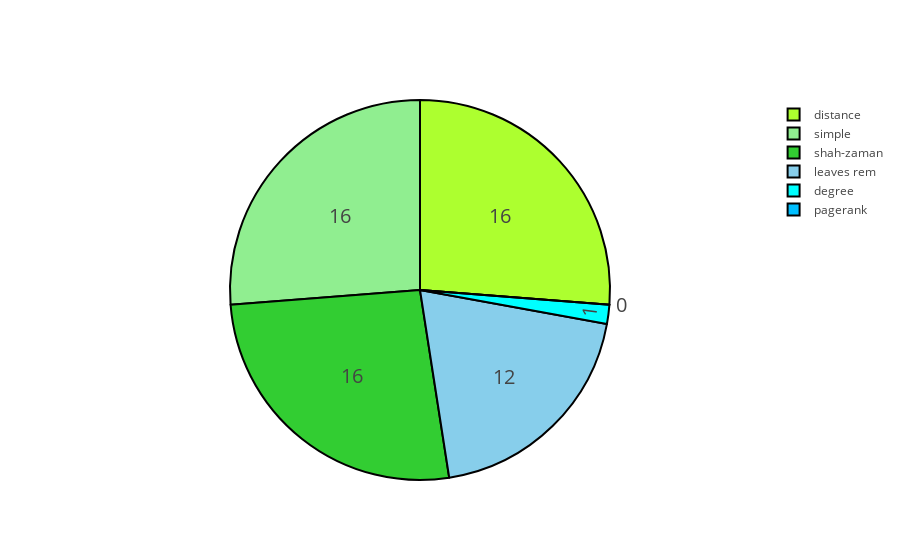

Write notebook code for a chart like this one.
### Code cell
## P3R Trees of size= 50, SIM=50
allvsall = open('final_all6_S50_N50_p3r.txt', 'w')
print>>allvsall,'RESULTS: P3R(50) & SIM=50 ||||||||||||||||||||||||||||||||||'
print>>allvsall,'the 6 are looking for the source in the same graph'
victories_50_p3r={}
victories_50_p3r['leaves rem']=0
victories_50_p3r['pagerank']=0
victories_50_p3r['degree']=0
victories_50_p3r['shah-zaman']=0
victories_50_p3r['simple']=0
victories_50_p3r['distance']=0

for N in [50]: 
    for i in range(0,50):
        print>>allvsall,'SIM:_______=',i
        #GENERATING THE GRAPH
        p3r=areg(N)
        #LEAVES REMOVAL TIME
        rl=rem2(p3r)
        print>>allvsall,'leaves',rl
        if rl==0:
            victories_50_p3r['leaves rem']+=1 
        #PAGERANK TIME
        pr_list=nx.pagerank(p3r)
        pr=max(pr_list.iteritems(), key=operator.itemgetter(1))[0]
        print>>allvsall,'pagerank',pr
        if pr==0:
            victories_50_p3r['pagerank']+=1
        #DEGREE TIME
        dc_list=nx.degree_centrality(p3r)
        list_maximum=[]
        center=max(dc_list.iteritems(), key=operator.itemgetter(1))[1]
        for i in range(N):
                if dc_list[i]==center:
                    list_maximum.append([i,dc_list[i]])
        pair=random.choice(list_maximum)
        print>>allvsall,'degree',pair[0]
        if pair[0]==0:
            victories_50_p3r['degree']+=1
        #SHAH-ZAMAN TIME
        L=sz(p3r)
        v=L[len(L)-1][0]
        print>>allvsall,'shah',v
        if v==0:
            victories_50_p3r['shah-zaman']+=1 
        #SIMPLE TIME
        simple_rfa=simple(p3r)
        simple_center=simple_rfa[0][0]
        print>>allvsall,'simple',simple_center
        if simple_center==0:
            victories_50_p3r['simple']+=1
        #DISTANCE TIME
        cc=nx.closeness_centrality(p3r)
        center=max(cc.iteritems(), key=operator.itemgetter(1))[0]
        print>>allvsall,'distance',center
        if center==0:
            victories_50_p3r['distance']+=1
allvsall.close()
labels=[]
values=[]

colors =[distance,degree,simpl ,pagerank,leaves,shah]#
for key, value in victories_50_p3r.iteritems() :
    labels.append(key)
    values.append(value)



tracee = go.Pie(labels=labels, values=values,
               hoverinfo='label+percent', textinfo='value', 
               textfont=dict(size=20),
               marker=dict(colors=colors,line=dict(color='#000000', width=2)))

iplot([tracee], filename='styled_pie_chart1')

### Figure 1 — Plotly figure (JSON) as saved in the notebook; plotly's stock layout.template omitted (floating-point values rounded to 4 significant figures)
{"data": [{"hoverinfo": "label+percent", "labels": ["distance", "degree", "simple", "pagerank", "leaves rem", "shah-zaman"], "marker": {"colors": ["greenyellow", "aqua", "lightgreen", "deepskyblue", "skyblue", "limegreen"], "line": {"color": "#000000", "width": 2}}, "textfont": {"size": 20}, "textinfo": "value", "type": "pie", "values": [16, 1, 16, 0, 12, 16]}], "layout": {}}
